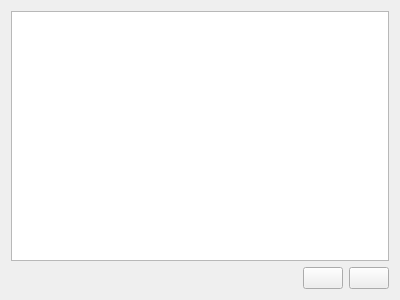
<?xml version="1.0" encoding="UTF-8"?>
<ui version="4.0">
 <class>MainWidget</class>
 <widget class="QWidget" name="MainWidget">
  <property name="geometry">
   <rect>
    <x>0</x>
    <y>0</y>
    <width>400</width>
    <height>300</height>
   </rect>
  </property>
  <property name="windowTitle">
   <string>Youtube скачиватель</string>
  </property>
  <property name="windowIcon">
   <iconset resource="resources.qrc">
    <normaloff>:/main/icon.png</normaloff>:/main/icon.png</iconset>
  </property>
  <layout class="QVBoxLayout" name="verticalLayout">
   <item>
    <widget class="QListWidget" name="listWidget"/>
   </item>
   <item>
    <layout class="QHBoxLayout" name="horizontalLayout">
     <item>
      <spacer name="horizontalSpacer">
       <property name="orientation">
        <enum>Qt::Horizontal</enum>
       </property>
       <property name="sizeHint" stdset="0">
        <size>
         <width>40</width>
         <height>20</height>
        </size>
       </property>
      </spacer>
     </item>
     <item>
      <widget class="QPushButton" name="pushButtonOpenDownloadDir">
       <property name="text">
        <string/>
       </property>
       <property name="icon">
        <iconset resource="resources.qrc">
         <normaloff>:/main/open_dir.png</normaloff>:/main/open_dir.png</iconset>
       </property>
       <property name="iconSize">
        <size>
         <width>32</width>
         <height>32</height>
        </size>
       </property>
      </widget>
     </item>
     <item>
      <widget class="QPushButton" name="pushButtonSettings">
       <property name="text">
        <string/>
       </property>
       <property name="icon">
        <iconset resource="resources.qrc">
         <normaloff>:/main/settings.png</normaloff>:/main/settings.png</iconset>
       </property>
       <property name="iconSize">
        <size>
         <width>32</width>
         <height>32</height>
        </size>
       </property>
      </widget>
     </item>
    </layout>
   </item>
  </layout>
 </widget>
 <resources>
  <include location="resources.qrc"/>
 </resources>
 <connections/>
</ui>
